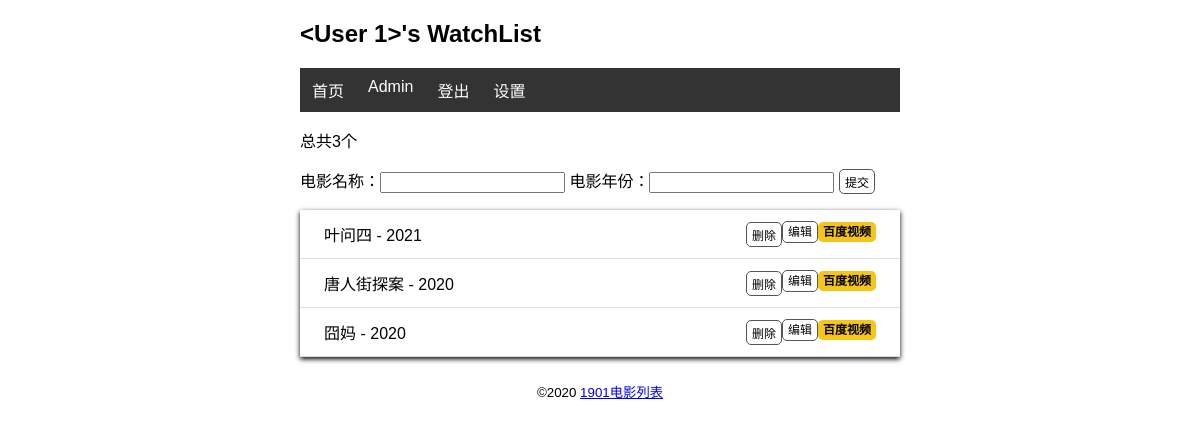
Page / (signed in) on the earlier database version.
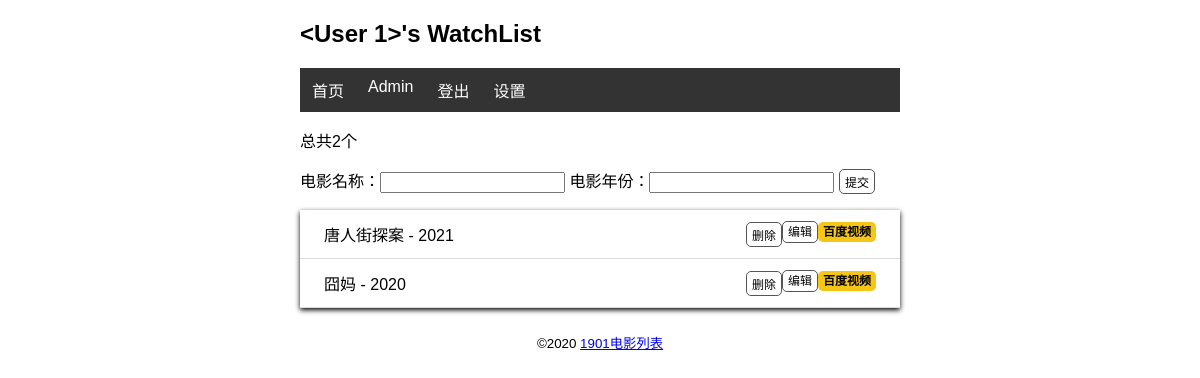
Same page on the later database version.
### app.py (models this page shows, shortened)
class User(db.Model,UserMixin):
    id = db.Column(db.Integer,primary_key = True)
    name = db.Column(db.String(20))
    username = db.Column(db.String(20))
    password_hash = db.Column(db.String(128))

class Movies(db.Model):
    id = db.Column(db.Integer,primary_key = True)
    title = db.Column(db.String(20))
    year = db.Column(db.String(4))

### app.py (the view, shortened to what this page needs)
@app.route('/',methods=['GET','POST'])
def index():
    movies = Movies.query.all()
    return render_template('index.html',movies=movies)

### app.py (called while the page is built)
@login_manager.user_loader
def load_user(user_id):
    user = User.query.get(int(user_id))
    return user

@app.context_processor
def common_user():
    user = User.query.first()
    return dict(user = user)

### templates/index.html
{% extends 'base.html' %}
{% block content %}
<p>总共{{ movies|length }}个</p>
{% if current_user.is_authenticated %}
<form action="" method="POST">
    电影名称：<input type="text" name='title' autocapitalize="off">
    电影年份：<input type="text" name='year' autocapitalize='off'>
    <input type="submit" class='btn' name='submit' value="提交">
</form>
{% endif %}
<ul class="movie-list">
    {% for movie in movies %}
    <li>{{movie.title}} - {{movie.year}}
        <span class='float-right'>
            <a href="http://v.baidu.com/v?word={{ movie.title }}&ct=301989888&rn=67&pn=0&db=0&s=0&fbl=800&ie=utf-8" class="baidu" target="_blank" title="在百度视频中查找">百度视频</a>
        </span>
        {% if current_user.is_authenticated %}
        <span class="float-right">
            <a class="btn" href="{{url_for('edit',movie_id=movie.id)}}">编辑</a>
        </span>
        <span class='float-right'>
            <form action="{{url_for('delete',movie_id=movie.id)}}" method='post'>
                <input type="submit" name='delete' value='删除' class='btn'onclick="return confirm('确认删除吗？')">
            </form>
        </span>
        {% endif %}
    </li>
    {% endfor %}
</ul>
{% endblock %}

### templates/base.html (shortened to what this page needs)
<!DOCTYPE html>
<html lang="en">
<head>
    {% block head %}
    <link rel="stylesheet" href="{{url_for('static',filename='css/style.css')}}">
    {% endblock %}
</head>
<body>
    <h2>{{user}}'s WatchList
    </h2>
    <nav>
        <ul>
            <li><a href="{{url_for('index')}}">首页</a></li>
            {% if not current_user.is_authenticated %}
            <li><a href="{{url_for('login')}}">登录</a></li>
            {% else %}
            <li><a href="##">{{ current_user.name }}</a></li>
            {% endif %}
            {% if current_user.is_authenticated %}
            <li><a href="{{url_for('logout')}}">登出</a></li>
            <li><a href="{{url_for('settings')}}">设置</a></li>
            {% endif %}
        </ul>
    </nav>
    {% block content %}{% endblock %}
    <footer>
        <small>&copy;2020 <a href="#">1901电影列表</a> </small>
    </footer>
</body>
</html>

### static/css/style.css (style rules this page uses)
body { margin: 0 auto; max-width: 600px; font-size: 16px; font-family: Arial, Helvetica, sans-serif }
footer { columns: #888888; margin-top: 15px; text-align: center; padding: 10px; }
.movie-list { list-style-type:none; padding: 0; margin-bottom: 15px; box-shadow: 0 2px 5px 0 rgba(0,0,0,16); }
.movie-list li { padding: 12px 24px; border-bottom: 1px solid #dddddd; }
nav ul { list-style-type: none; margin: 0; padding: 0; overflow: hidden; background-color: #333333; }
nav li { float: left; }
nav li a { display: block; color: white; text-align: center; padding: 10px 12px; text-decoration: none; }
.float-right { float:right; }
.baidu { font-size: 12px; font-weight: bold; color: black; text-decoration: none; background:#F5c518; border-radius: 5px; padding: 3px 5px; }
.btn { font-size: 12px; padding: 3px 5px; text-decoration: none; cursor: pointer; background-color: white; color: black; border: 1px solid #555555; border-radius:5px; }

Differences in the rows shown:
removed Movies: title "叶问四", year "2021"
changed Movies "唐人街探案": year "2020" → "2021"
Other differences:
{{ movies|length }}: "3" → "2"
